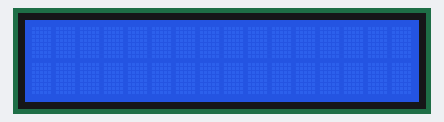
The sketch below on a simulated Arduino Uno, built with avr-gcc and run on an emulated ATmega328P. Parts: 16×2 character LCD.

Above: at 0.1 s.
At 0.6 s:
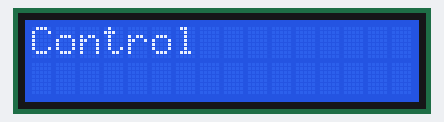

The sketch:

lcd.ino
```cpp
#include <LiquidCrystal.h>
const int rs = 12, en = 11, d4 = 5, d5 = 4, d6 = 3, d7 = 2;
LiquidCrystal lcd(rs, en, d4, d5, d6, d7);

void setup() {

  lcd.begin(16, 2);
  lcd.print("Control");
}

void loop() {
  // Turn off the display:
  lcd.noDisplay();
  delay(500);
  // Turn on the display:
  lcd.display();
  delay(500);
}
```

Measured:
- what the display in image 1 shows lasts 0.5 s, from 0.6 s to 1.1 s
